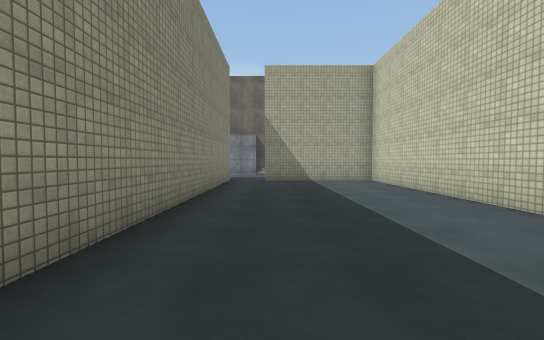
[1] (above)

16 first-person views from a walk through a Unity game level. The camera is 1.4 m above the floor, tilts 2° down and sees 90° across. The floor is counted in squares, 2 m on a side. Each view is taken from the middle of a square. On the plan, view 1 faces up. The plan holds only what a view shows up to about 9 squares ahead; the rest is blank. The place goes on beyond the plan. The player character is not drawn. Door leaves are left out, so doorways stand open. Surface patterns are stand-ins for the level's own textures.

[2]
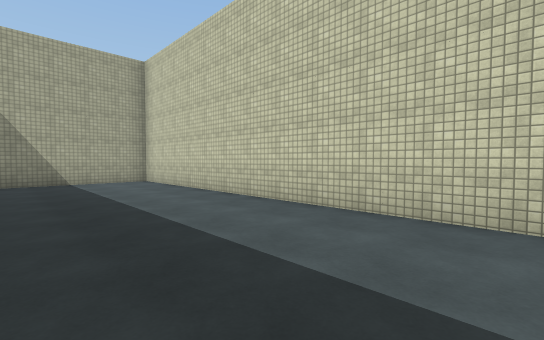

[3]
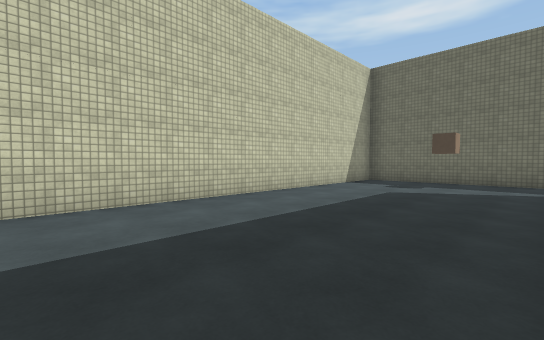

[4]
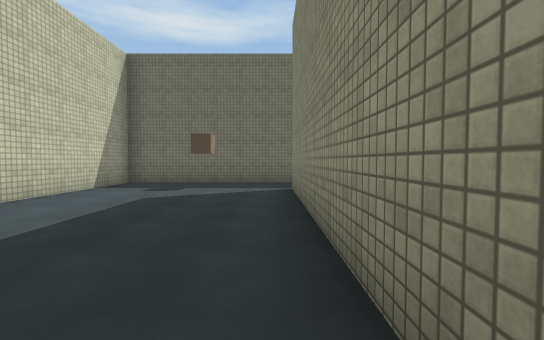

[5]
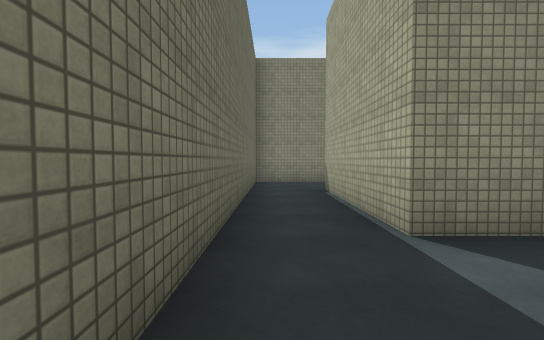

[6]
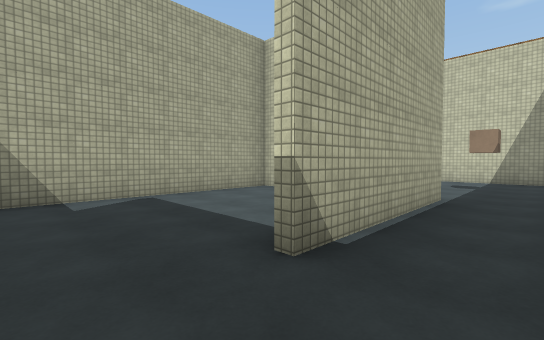

[7]
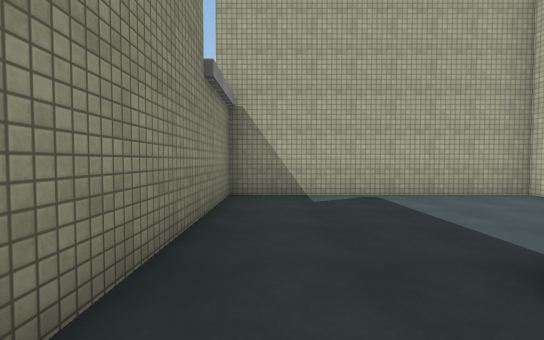

[8]
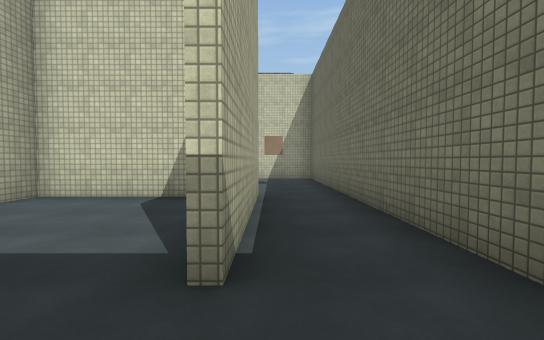

[9]
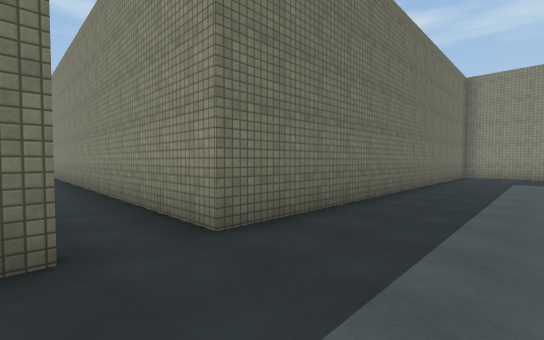

[10]
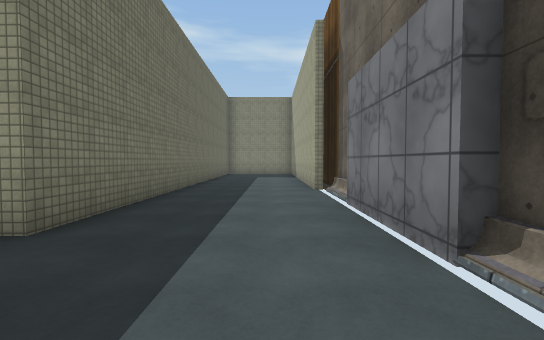

[11]
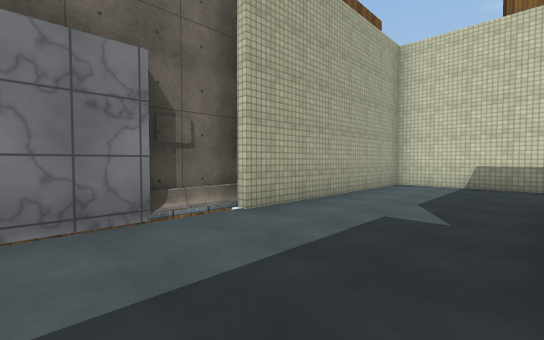

[12]
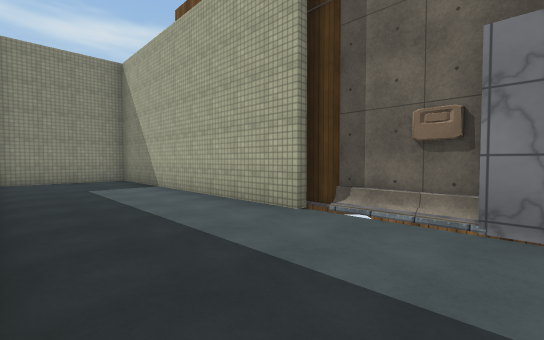

[13]
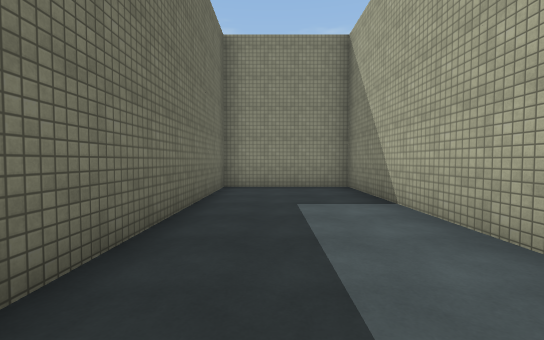

[14]
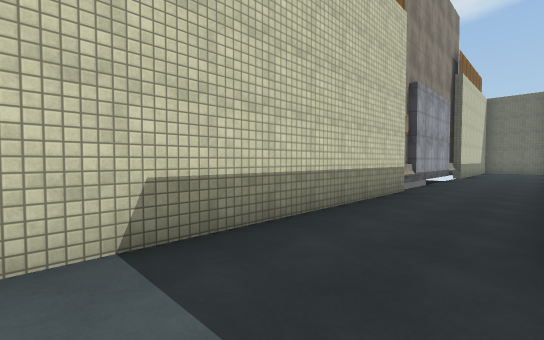

[15]
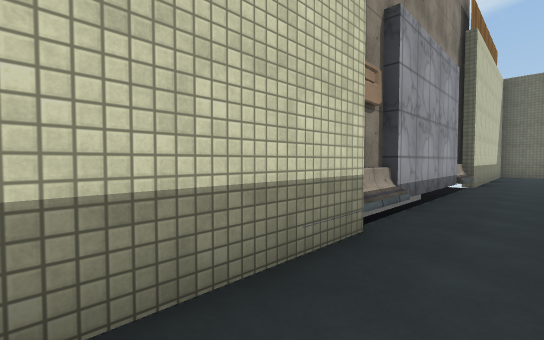

[16]
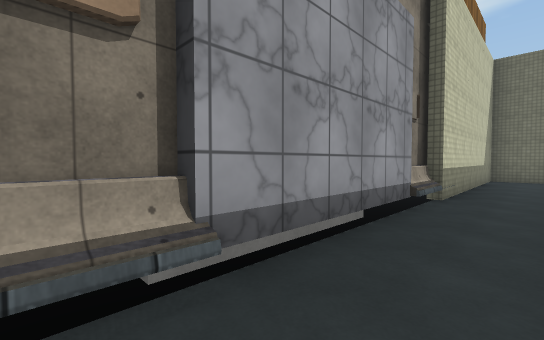

### Floor plan
Points are (right, up) in squares from view 1. A wall is a line through its corners. A room is listed if a view was taken in it or the views show most of it. See-through windows are left out.
Room 1 (views 1, 2, 3, 4, 5, 6, 7, 8)
walls: (-1.5, 9.7) (-1.5, -4.7) (-5.5, -4.7); (3.2, 9.5) (-0.1, 9.5); (-7.9, -4.4) (-7.9, -6.6); (-7.5, -6.5) (3.5, -6.5) (3.5, 9.3)
ways out: opening at (-1, 9) to room 2; opening at (-6.5, -5) to room 3
Room 2 (views 9, 10, 11, 12, 13, 14, 15, 16)
walls: (-0.4, 9.7) (0.1, 9.7); (-0.8, 13.2) (-3.5, 13.2); (0.7, 13.5) (-0.9, 13.5); (-3.4, 13.5) (-7, 13.5); (-5.5, 13) (-13.2, 13) (-13.2, 9.7) (-1.5, 9.7); (6.2, 5.4) (6.2, 13) (0.5, 13); (6.6, 4.1) (6.6, 5.1); (6.2, 0.6) (6.2, 4.3); (6.6, -1.1) (6.6, 0.1); (5, -6.5) (6.2, -6.5) (6.2, -0.4)
ways out: opening at (-1, 9) to room 1
Room 3 (no view inside)
walls: (-1.7, -3.4) (-1.7, -0.5) (-7.9, -0.5) (-7.9, -4.4)
ways out: opening at (-6.5, -5) to room 1

Positions as (right, up) in squares from view 1, and headings:
1: (0, 0), facing up
2: (0, 0), facing up-right
3: (-1, 3), facing down-right
4: (-1, 2), facing down
5: (1, -6), facing left
6: (-7, -6), facing up-right
7: (-7, -6), facing up
8: (-7, -5), facing right
9: (0, 12), facing down-left
10: (1, 12), facing left
11: (-2, 10), facing up-right
12: (-3, 10), facing up-left
13: (-6, 11), facing left
14: (4, 12), facing down-right
15: (5, 8), facing down-right
16: (5, 5), facing down-right
